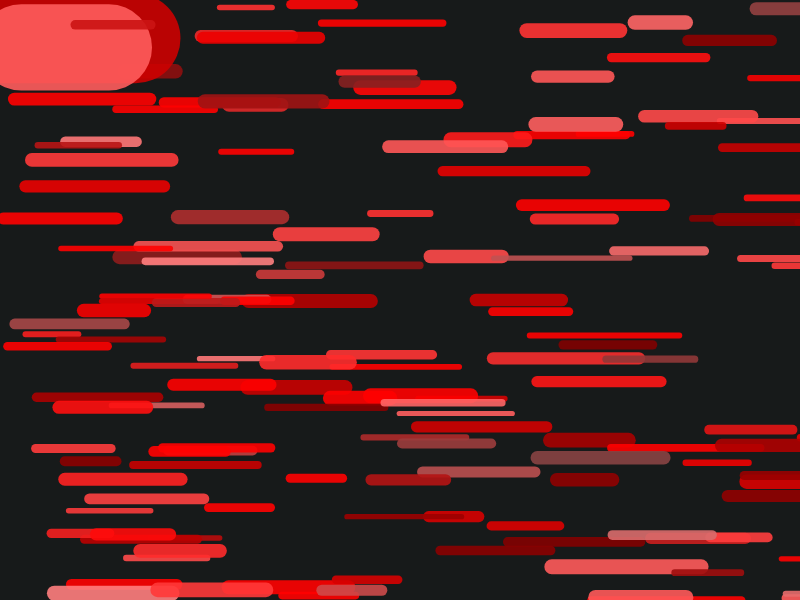
Frame 1 (no input)
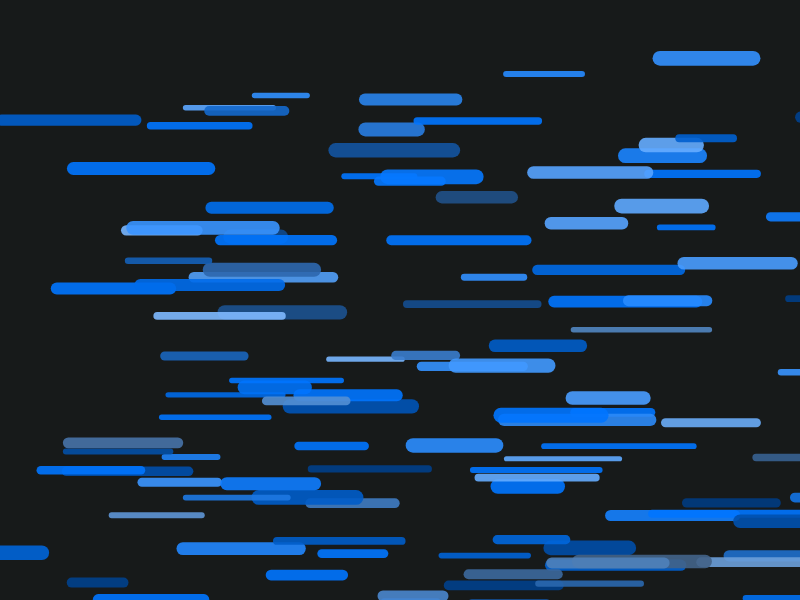
Frame 60 (no input)
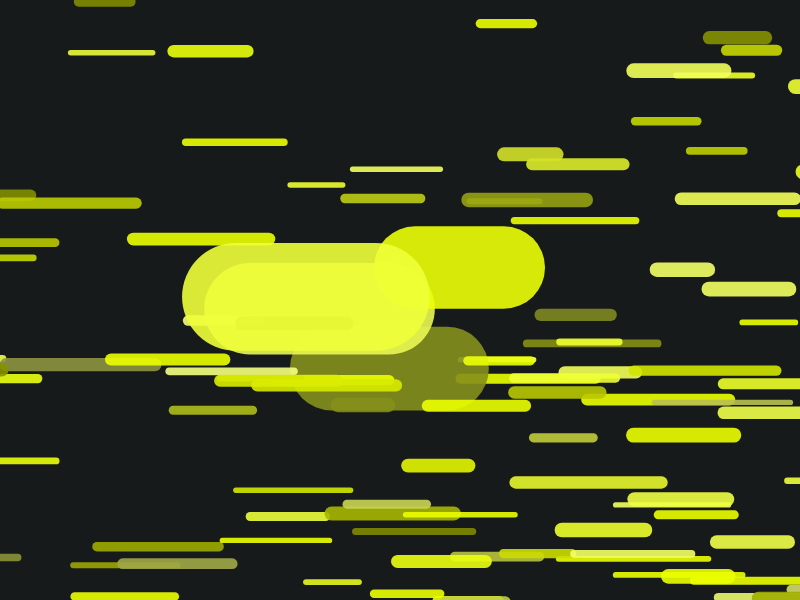
Frame 120 (the mouse pressed at the canvas centre since frame 60)

The p5.js sketch that drew these frames (run headless with seeded random() and noise() and a simulated clock; from frame 60 on, the mouse is pressed at the canvas centre):

// p5.js sketch
// ── sketch.js
let myLines = []; 
let totalLines = 150;
let colorHueInit = 125;

function setup() {
  createCanvas(window.screen.width, window.screen.height);
  colorMode(HSB, 100);

  colorHueInit = random(0, 255);
   
  for (let i = 0; i < totalLines; i++) {
    myLines[i] = new Line(); 
  } 
}

function draw() {

  background(50, 10, 10);

  for (let i = 0; i < totalLines; i++) {
  	myLines[i].move();
  	myLines[i].display();
  }
 
}

class Line{
	 
  constructor() {
    this.x = random(width);
    this.y = random(height);
    this.diameter = random(50, 150);
    this.speedX = random(0, 3);
    this.speedY = random(0, 3);
    this.colorH = colorHueInit + random(-5, 5);
    this.colorS = 100 + random(-50, 50);
    this.colorV = 100 + random(-50, 50);
    this.weight = random(5, 15);
  }

  move() {
    this.x += this.speedX;
    this.y += this.speedY;
    if(this.x > width + this.diameter){
    	this.x = -this.diameter;
    }
    if(this.y > height + this.diameter){
		  this.y = -this.diameter;
    }
  }

  display() {
  	let d = float(dist(mouseX, mouseY, this.x+this.diameter*0.5, this.y));
  	if (d < 100) {
      strokeWeight(this.weight + d);
    } else {
      strokeWeight(this.weight);
    } 
    this.colorH += 1;
    if (this.colorH > 100) { this.colorH = 0; }
  	stroke(this.colorH, this.colorS, this.colorV, 90);
    line(this.x, this.y, this.x+this.diameter, this.y);
  }
	
}
